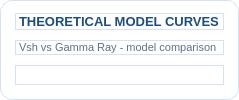
                        <widget class="QFrame" name="left_card">
                            <property name="frameShape">
                                <enum>QFrame::StyledPanel</enum>
                            </property>
                            <property name="styleSheet">
                                <string>background:#FFFFFF;border:1px solid #D7E2EE;border-radius:12px;</string>
                            </property>
                            <property name="sizePolicy">
                                <sizepolicy hsizetype="Expanding" vsizetype="Preferred">
                                    <horstretch>5</horstretch>
                                    <verstretch>0</verstretch>
                                </sizepolicy>
                            </property>
                            <layout class="QVBoxLayout" name="verticalLayout_left">
                                <property name="spacing">
                                    <number>10</number>
                                </property>
                                <property name="leftMargin">
                                    <number>14</number>
                                </property>
                                <property name="topMargin">
                                    <number>12</number>
                                </property>
                                <property name="rightMargin">
                                    <number>14</number>
                                </property>
                                <property name="bottomMargin">
                                    <number>14</number>
                                </property>
                                <item>
                                    <widget class="QLabel" name="lblLeftTitle">
                                        <property name="text">
                                            <string>THEORETICAL MODEL CURVES</string>
                                        </property>
                                        <property name="styleSheet">
                                            <string>font-size:13px;font-weight:800;color:#1F4E79;</string>
                                        </property>
                                    </widget>
                                </item>
                                <item>
                                    <widget class="QLabel" name="lblLeftSub">
                                        <property name="text">
                                            <string>Vsh vs Gamma Ray - model comparison</string>
                                        </property>
                                        <property name="styleSheet">
                                            <string>font-size:11px;color:#5C718A;</string>
                                        </property>
                                    </widget>
                                </item>
                                <item>
                                    <widget class="QWidget" name="_theory_host">
                                        <property name="sizePolicy">
                                            <sizepolicy hsizetype="Preferred" vsizetype="Expanding">
                                                <horstretch>0</horstretch>
                                                <verstretch>1</verstretch>
                                            </sizepolicy>
                                        </property>
                                    </widget>
                                </item>
                            </layout>
                        </widget>
